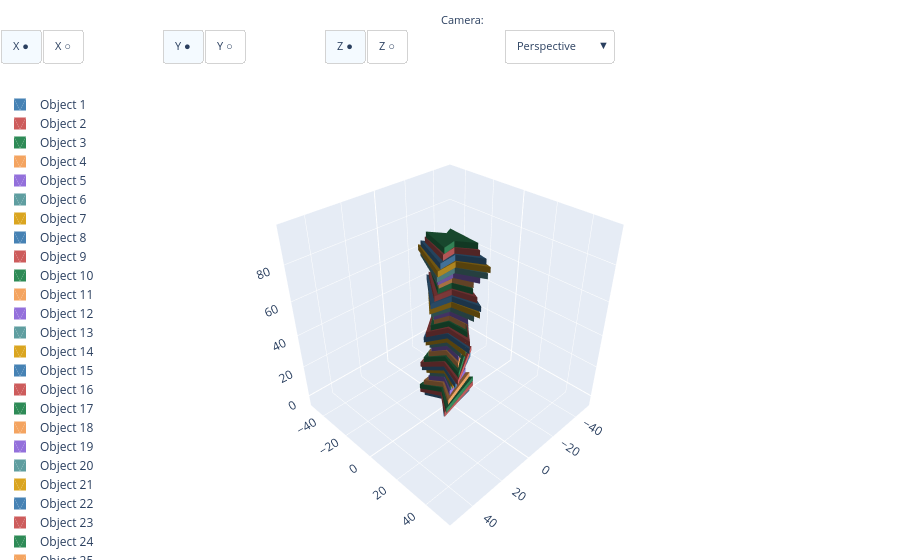

Notebook code cell kept with this figure:
### Code cell
import numpy as np

def scale_xy(shape, scale =[1,1,1], translate=[0,0,0]):
    """Scales X and Y and translates Z in a single matrix operation."""
    m = cq.Matrix([
        [scale[0],  0,        0,        translate[0]],
        [0,         scale[1], 0,        translate[1]],
        [0,         0,        scale[2], translate[2]],
        [0,         0,        0,        1           ]
    ])
    return shape.transformGeometry(m)

# ── Parâmetros ──────────────────────────────────────────────────────────────
cota_inicial = 0
pap     = 3
n_pav   = 30
rot_inc = 2.5

smooth_factor = 1/(np.pi *1.5)

# ── Leitura do perfil ────────────────────────────────────────────────────────
perfil = cq.importers.importDXF("perfil_autocad.dxf", include=["profile_01"])
# perfil = cq.importers.importStep("perfil_step_214.step").val().scale(0.001)

# ── Geração dos pavimentos ───────────────────────────────────────────────────
lista_pav = []

for i in range(n_pav + 1):
    cota_atual = round(cota_inicial + pap * i, 2)
    scale_factor = np.abs(np.sin(i) * smooth_factor + 1) 

    perfil_escalado = cq.Workplane("XY").add(scale_xy(
                                                        perfil.val(), 
                                                        scale = [scale_factor,scale_factor,1],
                                                        translate=[0,0,cota_atual]
                                                        ))

    pav = (
        perfil_escalado
        .wires().toPending()
        .extrude(pap)
        .rotate((0, 0, 0), (0, 0, 1), i * rot_inc)
    )

    lista_pav.append(pav)

show(lista_pav)
